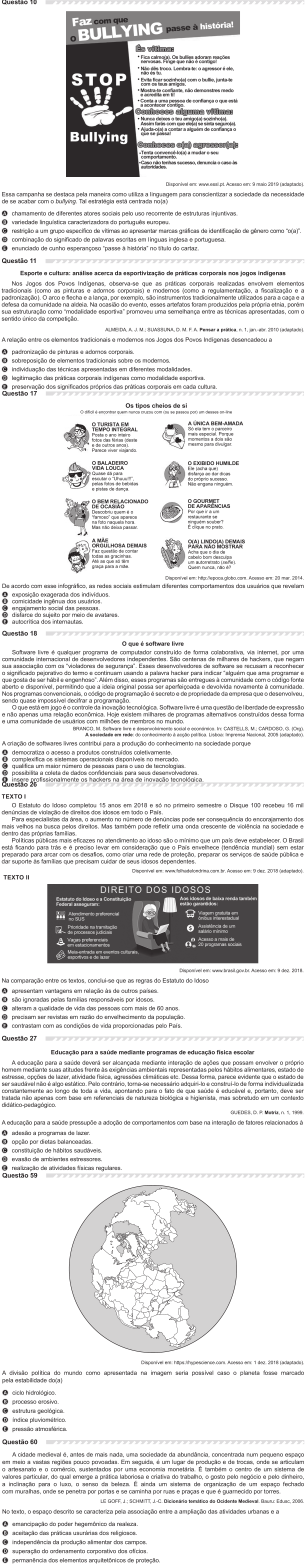
#> input picture 7Passo-DividirPeloPadraoVisual/inteiras_concatenadas_verticalmente.png, 2143 x 10948 px (shown at 1/7 size)
$ python dividir-questoes.py
#> lines starting #> are read from the running program, lines starting #| are printed output that depends on the picture
from PIL import Image
import os

def cor_proxima(pixel_cor, cor_alvo, tolerancia=3):
    """
    Verifica se uma cor RGB/RGBA está dentro da margem de erro da cor alvo.
    """
    r, g, b = pixel_cor[:3]
    return (abs(r - cor_alvo[0]) <= tolerancia and
            abs(g - cor_alvo[1]) <= tolerancia and
            abs(b - cor_alvo[2]) <= tolerancia)

def encontrar_padrao_vertical(imagem, x_coluna=325):
    """
    Percorre a coluna x_coluna de cima para baixo procurando pelo padrão vertical:
    - 1 px RGB (255, 255, 255)
    - 30 px (margem de 27 a 33 px) RGB (222, 221, 222)
    - 1 px RGB (255, 255, 255)
    """
    largura, altura = imagem.size
    pixels = imagem.load()

    posicoes_corte = []

    COR_BRANCA = (255, 255, 255)
    COR_CINZA = (222, 221, 222)

    y = 0
    # Limite considerando a menor faixa possível (1 + 27 + 1 = 29 pixels)
    while y < altura - 29:
        # 1. Verifica se o primeiro pixel do padrão é branco
        if cor_proxima(pixels[x_coluna, y], COR_BRANCA):

            # 2. Conta a altura da faixa cinza subsequente
            altura_cinza = 0
            temp_y = y + 1
            while temp_y < altura and cor_proxima(pixels[x_coluna, temp_y], COR_CINZA):
                altura_cinza += 1
                temp_y += 1

            # 3. Verifica se a faixa cinza está entre 27 e 33 pixels (30 +/- 3)
            if 27 <= altura_cinza <= 33:
                # 4. Verifica se o pixel logo após a faixa cinza é branco
                if temp_y < altura and cor_proxima(pixels[x_coluna, temp_y], COR_BRANCA):

                    # Corta 7 pixels antes do início do padrão para mantê-los no topo da imagem
                    posicao_corte = max(0, y - 7)

                    posicoes_corte.append(posicao_corte)
                    print(f"Padrão encontrado em y={y} (faixa cinza: {altura_cinza}px). Cortando em y={posicao_corte}")

                    # Pula o padrão encontrado para evitar detecção dupla
                    y = temp_y + 1
                    continue
        y += 1

    return posicoes_corte

def dividir_imagem_por_faixas(caminho_imagem, pasta_saida):
    """
    Divide a imagem verticalmente com base nas posições do padrão encontrado.
    """
#> called with caminho_imagem = 'inteiras_concatenadas_verticalmente.png', pasta_saida = 'inteiras'
    imagem = Image.open(caminho_imagem)
#> imagem is the input picture: PIL image 2143x10948 RGB; mean R, G, B 227.7, 227.2, 227.3
    largura, altura = imagem.size
#> largura = 2143; altura = 10948

    print(f"Imagem carregada: {largura}x{altura} pixels")
#| Imagem carregada: 2143x10948 pixels

    posicoes_corte = encontrar_padrao_vertical(imagem, x_coluna=325)

    if not posicoes_corte:
        print("Nenhum padrão encontrado na imagem!")
        return

    print(f"Encontradas {len(posicoes_corte)} ocorrências do padrão para corte")
#| Encontradas 8 ocorrências do padrão para corte

    os.makedirs(pasta_saida, exist_ok=True)

    posicao_anterior = 0

    for i, posicao_corte in enumerate(posicoes_corte):
        if posicao_corte <= posicao_anterior:
            continue

        area_corte = (0, posicao_anterior, largura, posicao_corte)
        secao = imagem.crop(area_corte)

        nome_arquivo = f"parte_{i+1:03d}.png"
        caminho_completo = os.path.join(pasta_saida, nome_arquivo)
        secao.save(caminho_completo)
        print(f"Salvo: {caminho_completo} ({secao.width}x{secao.height}px)")

        posicao_anterior = posicao_corte
#> this loop made 8 passes
#> posicao_corte on passes 1 to 8: 0, 1805, 2732, 4412, 5469, 7247, 8206, 10072
#| Salvo: inteiras/parte_002.png (2143x1805px)
#| Salvo: inteiras/parte_003.png (2143x927px)
#| Salvo: inteiras/parte_004.png (2143x1680px)
#| Salvo: inteiras/parte_005.png (2143x1057px)
#| Salvo: inteiras/parte_006.png (2143x1778px)
#| Salvo: inteiras/parte_007.png (2143x959px)
#| Salvo: inteiras/parte_008.png (2143x1866px)
#> pass 2, in dividir_imagem_por_faixas, `secao = imagem.crop(area_corte)`:
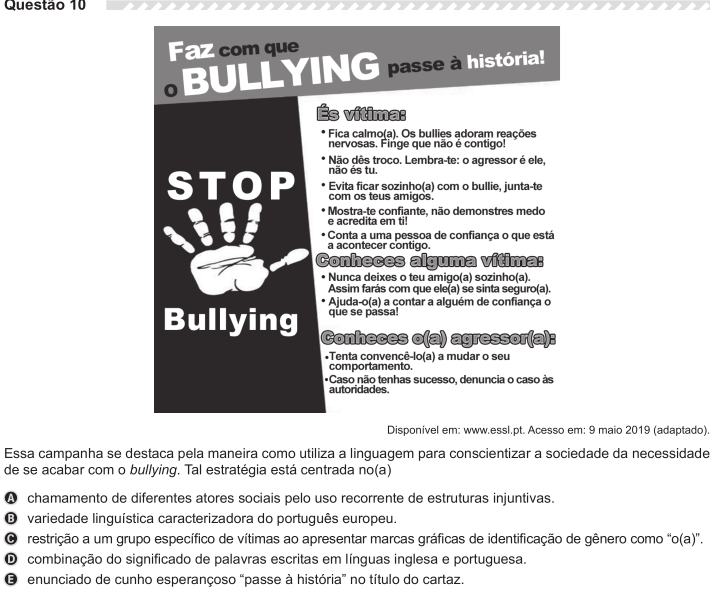
#> secao: PIL image 2143x1805 RGB (shown at 1/3 size); mean R, G, B 214.6, 213.9, 214.1
#> pass 3, in dividir_imagem_por_faixas, `secao = imagem.crop(area_corte)`:
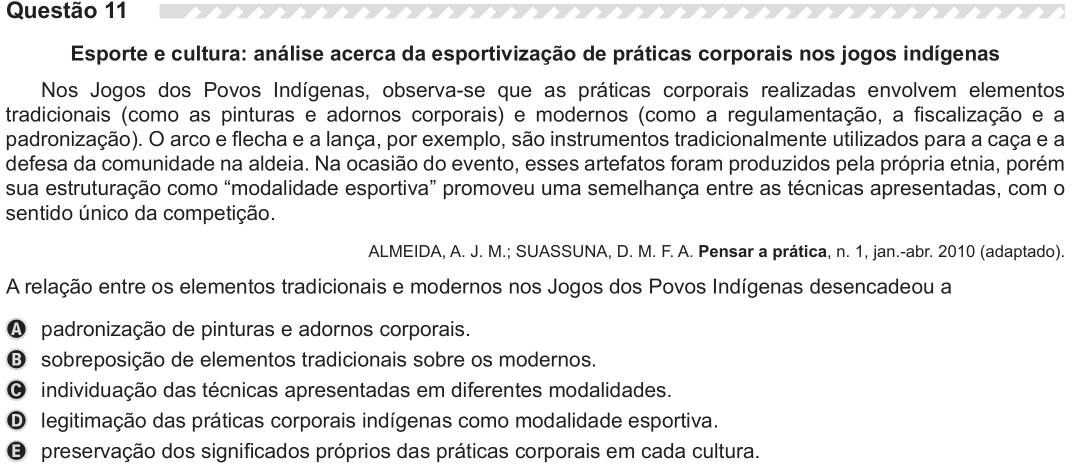
#> secao: PIL image 2143x927 RGB (shown at 1/2 size); mean R, G, B 232.4, 232, 232.1
#> after the loop:
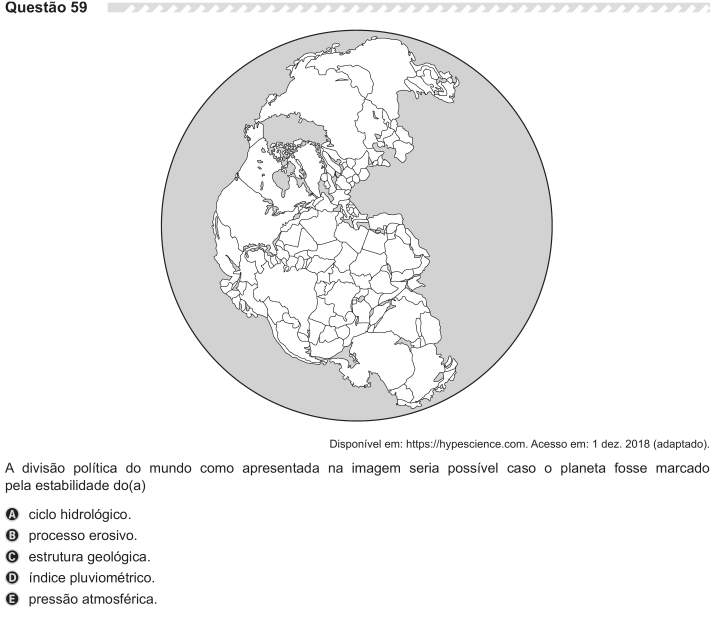
#> secao: PIL image 2143x1866 RGB (shown at 1/3 size); mean R, G, B 241.8, 241.6, 241.6

    # Corta a seção final após o último corte
    if posicao_anterior < altura:
        area_corte = (0, posicao_anterior, largura, altura)
        secao = imagem.crop(area_corte)
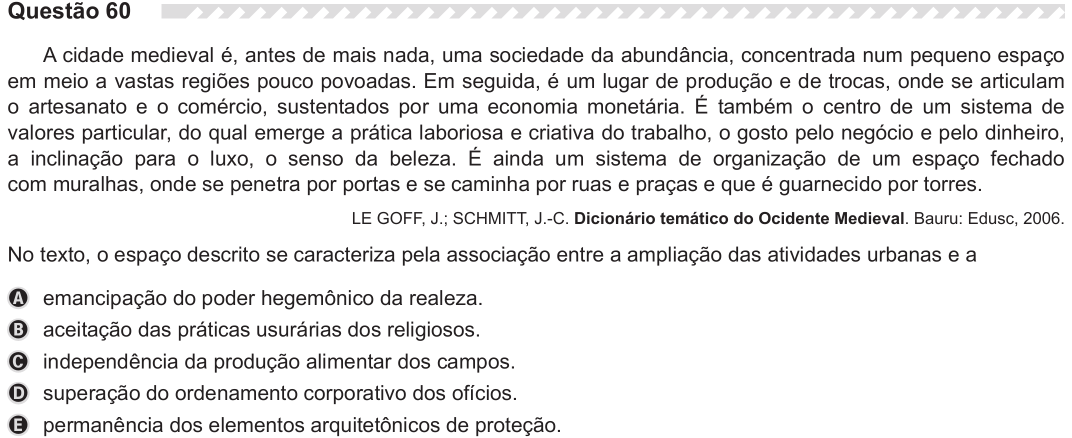
#> secao: PIL image 2143x876 RGB (shown at 1/2 size); mean R, G, B 233.7, 233.3, 233.4

        nome_arquivo = f"parte_{len(posicoes_corte)+1:03d}.png"
        caminho_completo = os.path.join(pasta_saida, nome_arquivo)
        secao.save(caminho_completo)
        print(f"Salvo: {caminho_completo} ({secao.width}x{secao.height}px)")
#| Salvo: inteiras/parte_009.png (2143x876px)

if __name__ == "__main__":
    caminho_imagem = "inteiras_concatenadas_verticalmente.png"  # Atualize para sua imagem
    pasta_saida = "inteiras"                         # Atualize para sua pasta de saída

    dividir_imagem_por_faixas(caminho_imagem, pasta_saida)
    print("Divisão concluída!")
